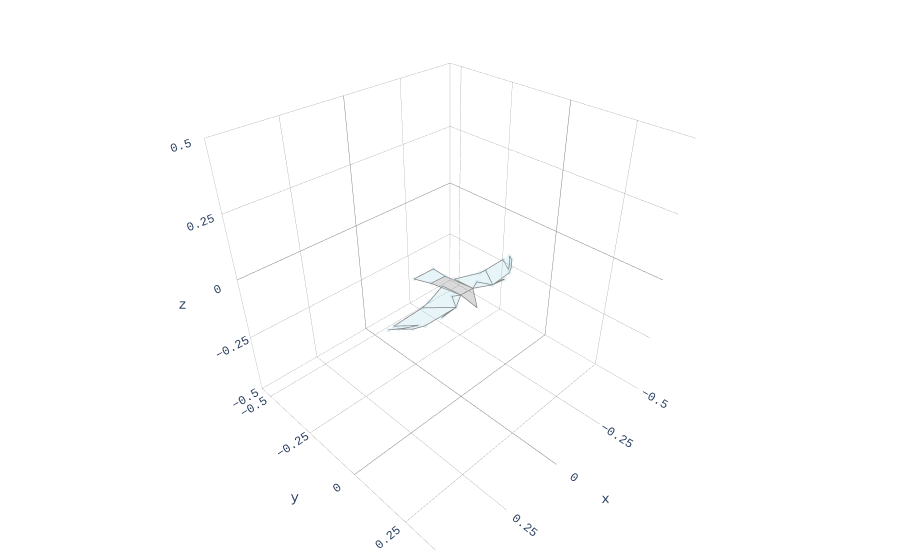

The cell this chart's notebook holds for it:
### Code cell
kestrel3d = Kestrel3D("../data/mean_kestrel_shape.csv", use_simple=False)
plot_plotly(kestrel3d)
